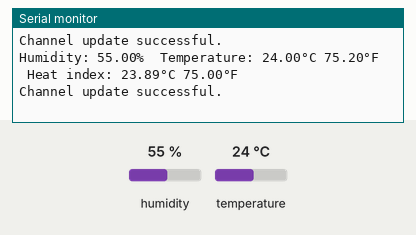
A sketch run on a simulated Arduino MKR. On the bench: the last lines printed to the serial monitor. The inputs (shaded band) are chosen by the test bench; at power-on: humidity 55 %, temperature 24 °C. WiFi joins after 1.5 s; servers stay silent unless stated.

Above: at 13.6 s.
13.7 s: humidity set to 22 %
At 19.38 s:
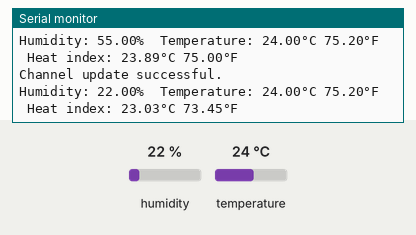
23.2 s: temperature set to 12 °C
At 26.6 s:
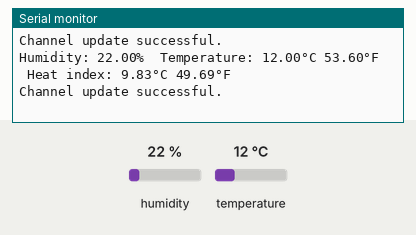
32.7 s: humidity set to 40 %
At 39.1 s:
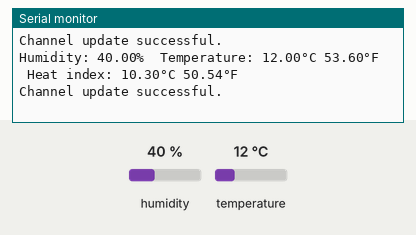
Timing chart, 0 to 40.6 s (numbered marks = the images above; inputs shaded):
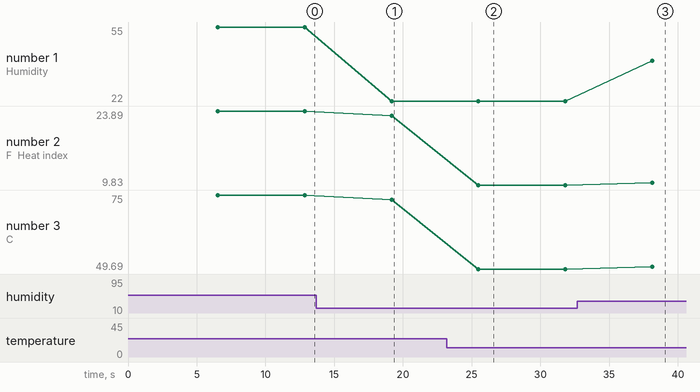

The sketch:

WebHook.ino
```cpp
// (licence header left out)
#include <WiFiNINA.h>
#include "secrets.h"
#include "DHT.h"
#define DHTPIN 2
#define DHTTYPE DHT11
#include "ThingSpeak.h" // always include thingspeak header file after other header files and custom macros

char ssid[] = SECRET_SSID;   // your network SSID (name)
char pass[] = SECRET_PASS;   // your network password
int keyIndex = 0;            // your network key Index number (needed only for WEP)
WiFiClient  client;

unsigned long myChannelNumber = SECRET_CH_ID;
const char * myWriteAPIKey = SECRET_WRITE_APIKEY;

DHT dht(DHTPIN, DHTTYPE);

void setup() {
  Serial.begin(115200);      // Initialize serial
  while (!Serial) {
    ; // wait for serial port to connect. Needed for Leonardo native USB port only
  }
  dht.begin();
  ThingSpeak.begin(client);  // Initialize ThingSpeak
}

void loop() {

  // Initialize our values
  float h = dht.readHumidity();
  float t = dht.readTemperature();
  float f = dht.readTemperature(true);
  String myStatus = "";

  // Connect or reconnect to WiFi
  if(WiFi.status() != WL_CONNECTED){
    Serial.print("Attempting to connect to SSID: ");
    Serial.println(SECRET_SSID);
    while(WiFi.status() != WL_CONNECTED){
      WiFi.begin(ssid, pass);  // Connect to WPA/WPA2 network. Change this line if using open or WEP network
      Serial.print(".");
      delay(5000);
    }
    Serial.println("\nConnected.");
  }

  // Compute heat index in Fahrenheit (the default)
  float hif = dht.computeHeatIndex(f, h);
  // Compute heat index in Celsius (isFahreheit = false)
  float hic = dht.computeHeatIndex(t, h, false);

  // set the fields with the values
  ThingSpeak.setField(1, h);
  ThingSpeak.setField(2, t);
  ThingSpeak.setField(3, hif);
  ThingSpeak.setField(4, hic);

  // Check if any reads failed and exit early (to try again).
  if (isnan(h) || isnan(t) || isnan(f)) {
    Serial.println(F("Failed to read from DHT sensor!"));
    return;
  }

  //PRINT FOR THE SERIAL MONITOR
  Serial.print(F("Humidity: "));
  Serial.print(h);
  Serial.print(F("%  Temperature: "));
  Serial.print(t);
  Serial.print(F("°C "));
  Serial.print(f);
  Serial.print(F("°F  Heat index: "));
  Serial.print(hic);
  Serial.print(F("°C "));
  Serial.print(hif);
  Serial.println(F("°F"));

  // write to the ThingSpeak channel
  int x = ThingSpeak.writeFields(myChannelNumber, myWriteAPIKey);
  if(x == 200){
    Serial.println("Channel update successful.");
  }
  else{
    Serial.println("Problem updating channel. HTTP error code " + String(x));
  }

  delay(6000);
}
```

secrets.h
```cpp
// Use this file to store all of the private credentials
// and connection details

#define SECRET_SSID "TelstraD712B7"		// replace MySSID with your WiFi network name
#define SECRET_PASS "xcr8k6ck24"	// replace MyPassword with your WiFi password

#define SECRET_CH_ID 2500825			// replace 0000000 with your channel number
#define SECRET_WRITE_APIKEY "1312MSY9QG1HQ4IE"   // replace XYZ with your channel write API Key
```

Measured:
- after the input at 13.7 s, the serial monitor: prints a new line after 5.5 s (image 1)
- after the input at 23.2 s, the serial monitor: prints a new line after 2.3 s (image 2)
- after the input at 32.7 s, the serial monitor: prints a new line after 5.4 s (image 3)
- plotted number 1: 55 → 22 after the input at 13.7 s, 22 → 40 after the input at 32.7 s
- plotted number 2: 23.89 → 23.03 after the input at 13.7 s, 23.03 → 9.83 after the input at 23.2 s, 9.83 → 10.3 after the input at 32.7 s
- plotted number 3: 75 → 73.45 after the input at 13.7 s, 73.45 → 49.69 after the input at 23.2 s, 49.69 → 50.54 after the input at 32.7 s
